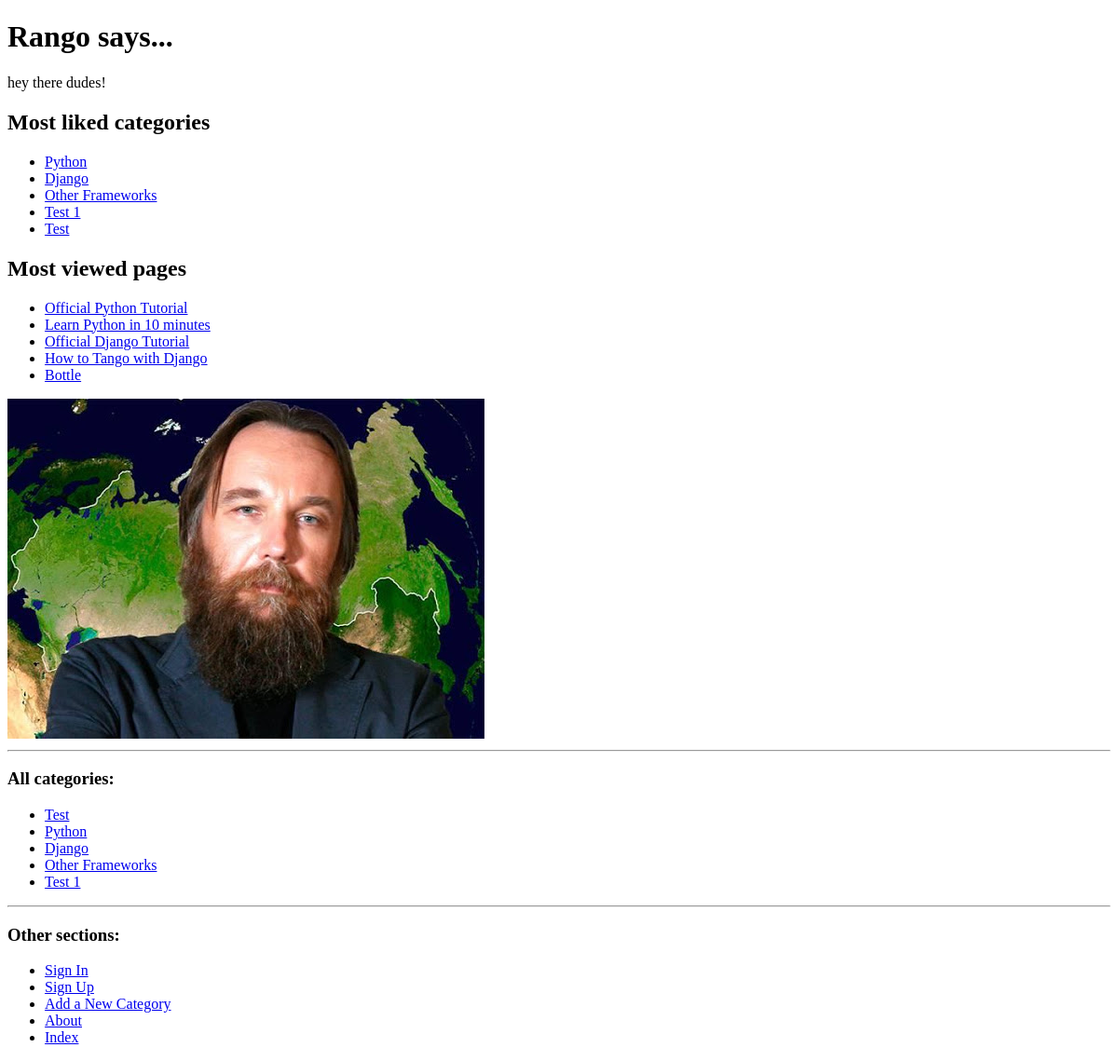
The app's page /rango/, older data.
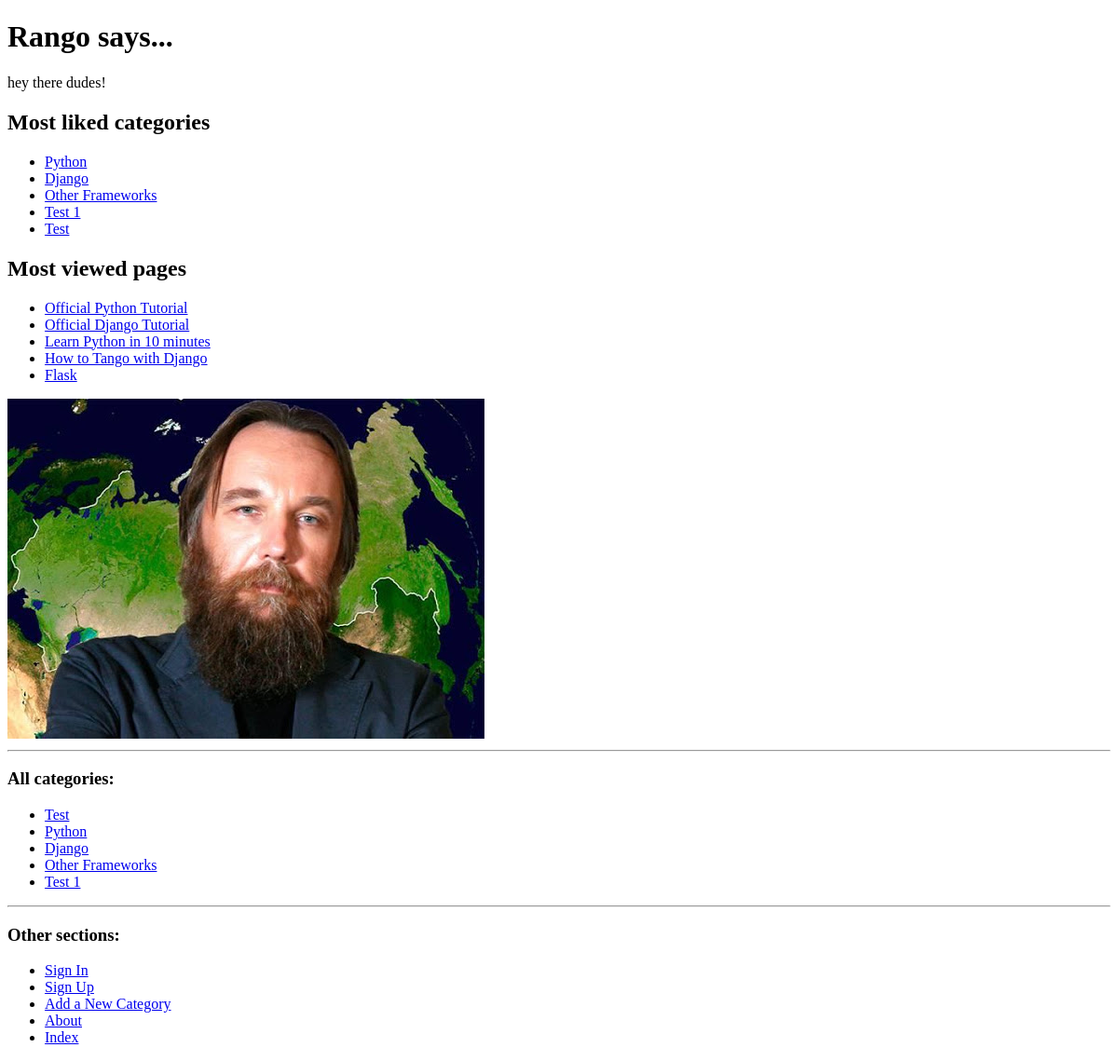
The same page, newer data.
### rango/models.py (models this page shows, shortened)
class Category(models.Model):
    name = models.CharField(max_length=128, unique=True)
    views = models.IntegerField(default=0)
    likes = models.IntegerField(default=0)
    slug = models.SlugField(unique=True)
    class Meta:
        verbose_name_plural = 'categories'

class Page(models.Model):
    category = models.ForeignKey(Category, on_delete=models.DO_NOTHING)
    title = models.CharField(max_length=128)
    url = models.URLField()
    views = models.IntegerField(default=0)

### rango/views.py (the view)
def index(request):
    category_list = Category.objects.order_by('-likes')[:5]
    pages_list = Page.objects.order_by('-views')[:5]
    context_dict = {'categories': category_list, 'pages': pages_list}
    return render(request, 'rango/index.html', context=context_dict)

### rango/templatetags/rango_template_tags.py (called while the page is built)
@register.inclusion_tag('rango/cats.html')
def get_category_list(cat=None):
    return {'cats': Category.objects.all(), 'act_cat': cat}

### templates/rango/index.html (shortened to what this page needs)
{% extends 'rango/base.html' %}
{% load staticfiles %}
{% block body_block %}
    <h1>Rango says...</h1>
    {% if user.is_authenticated %}
        howdy {{ user.username }}!
    {% else %}
        hey there dudes!
    {% endif %}
    <h2>Most liked categories</h2>
    <div>
        {% if categories %}
        <ul>
            {% for category in categories %}
            <li>
            <a href="{% url 'show_category' category.slug %}">{{ category.name }}</a>
            </li>
            {% endfor %}
        </ul>
        {% else %}
            <strong>There are no categories present</strong>
        {% endif %}
    </div>
    <h2>Most viewed pages</h2>
    <div>
        {% if pages %}
        <ul>
            {% for page in pages %}
            <li>
            <a href="{{ page.url }}">{{ page.title }}</a>
            </li>
            {% endfor %}
        </ul>
        {% else %}
            <strong>There are no pages present</strong>
        {% endif %}
        <img src="{% static "images/unnamed.jpg" %}" alt="Picture of not Rango!" />
    </div>
{% endblock %}

### templates/rango/base.html (shortened to what this page needs)
<!DOCTYPE html>
{% load staticfiles %}
{% load rango_template_tags %}
<html>
    <head lang="en">
    </head>
    <body>
        <div>
            {% block body_block %}{% endblock %}
        </div>
        <hr/>
        <h3>All categories:</h3>
        <div>
            {% block sidebar_block %}
                {% get_category_list category %}
            {% endblock %}
        </div>
        <hr/>
        <h3>Other sections:</h3>
        <div>
            <ul>
            {% if user.is_authenticated %}
                <li><a href="{% url 'restricted' %}">Restricted Page</a></li>
                <li><a href="{% url 'logout' %}">Logout</a></li>
            {% else %}
                <li><a href="{% url 'login' %}">Sign In</a></li>
                <li><a href="{% url 'register' %}">Sign Up</a></li>
            {% endif %}
                <li><a href="{% url 'add_category' %}">Add a New Category</a></li>
                <li><a href="{% url 'about' %}">About</a></li>
                <li><a href="{% url 'index' %}">Index</a></li>
            </ul>
        </div>
    </body>
</html>

### templates/rango/cats.html
<ul>
{% if cats %}
    {% for c in cats %}
        {% if c == act_cat %}
            <li>
            <strong>
                <a href="{% url 'show_category' c.slug %}">{{ c.name }}</a>
            </strong>
            </li>
        {% else %}
            <li>
                <a href="{% url 'show_category' c.slug %}">{{ c.name }}</a>
            </li>
        {% endif %}
    {% endfor %}
{% else %}
    <li> <strong>There are no categories present.</strong></li>
{% endif %}
</ul>

Row changes from the older to the newer data that the page shows:
no longer on this page (row edited): Page: title "Bottle"
changed Page "Official Django Tutorial": moves up the list
now on this page (row edited): Page: title "Flask"
